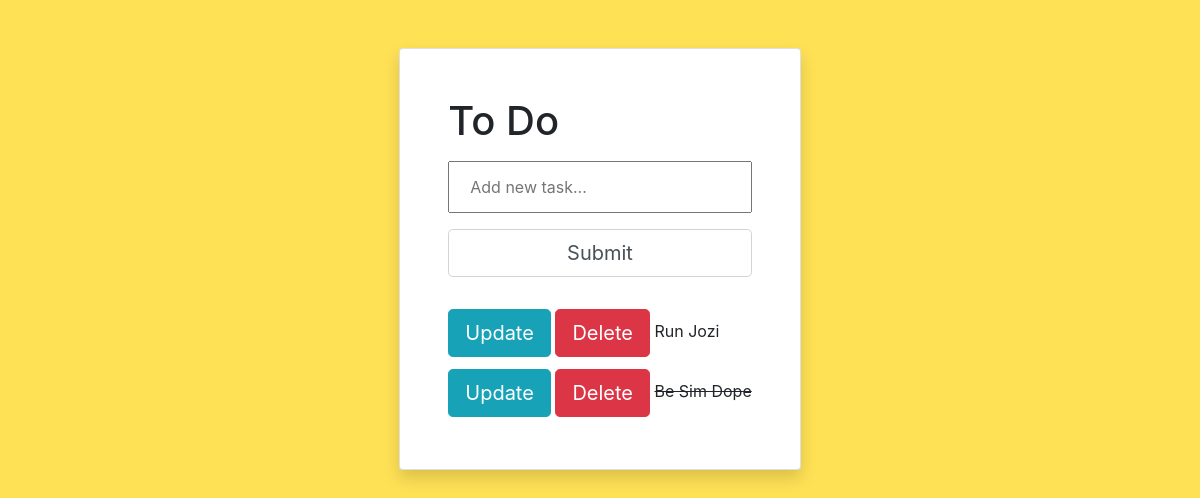
/, run on an earlier commit of the app's database.
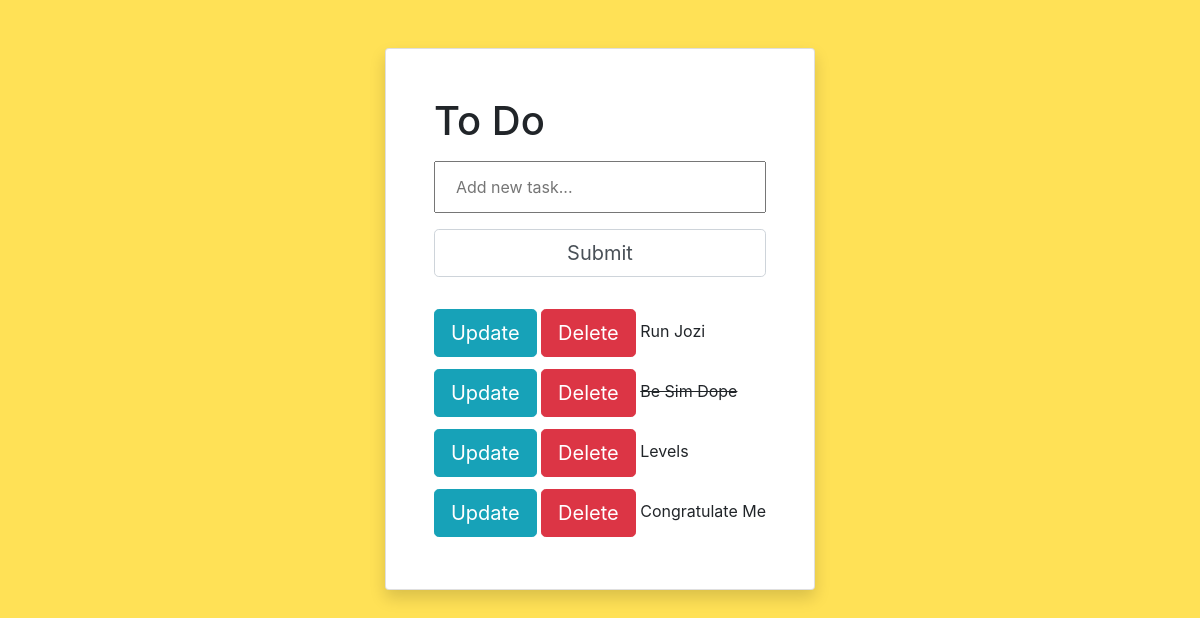
And on a later commit of the database.
### tasks/models.py (models this page shows)
class Task(models.Model):
    name = models.CharField(max_length=100)
    status = models.BooleanField(default=False)
    created_on = models.DateTimeField(auto_now_add=True)
    updated_on = models.DateTimeField(auto_now=True)
    def __str__(self):
        return self.name

### tasks/views.py (the view)
# urls.py: path('', views.index, name='index'),
def index(request):
    tasks = Task.objects.all()
    form = TaskForm()
    if request.method == "POST":
        form = TaskForm(request.POST)
        if form.is_valid():
            form.save()
        return redirect('/')
    context = {
        'tasks': tasks,
        'form': form
    }
    return render(request, "tasks/list.html", context)

### tasks/forms.py
class TaskForm(forms.ModelForm):
    name = forms.CharField(widget=forms.TextInput(attrs={
        'placeholder': 'Add new task...'
    }))
    class Meta:
        model = Task
        fields = '__all__'

### tasks/templates/tasks/list.html (shortened to what this page needs)
<link rel="stylesheet" href="https://stackpath.bootstrapcdn.com/bootstrap/4.5.2/css/bootstrap.min.css"
integrity="sha384-JcKb8q3iqJ61gNV9KGb8thSsNjpSL0n8PARn9HuZOnIxN0hoP+VmmDGMN5t9UJ0Z">
<div class="container-fluid">
    <div class="row justify-content-center">
            <div class="card shadow p-5 mt-5 align-content-center">
                <h1>To Do</h1>
                <form method="POST" action="/">
                    {{ form.name }}
                    <input type="submit" class="form-control form-control-lg" name="Create task">
                </form>
                {% for task in tasks %}
                    <div class="pt-2 pb-1">
                        <a href="{% url 'update_task' task.id %}" class="btn btn-lg btn-info">Update</a>
                        <a href="{% url 'delete' task.id %}" class="btn btn-lg btn-danger">Delete</a>
                        {% if task.status == True %}
                        <strike>{{ task }}</strike>
                        {% else %}
                        <span>{{ task }}</span>
                        {% endif %}
                    </div>
                {% endfor %}
            </div>
    </div>
</div>

What changed in the data, as far as the page shows it:
added Task: name "Levels"
added Task: name "Congratulate Me"
